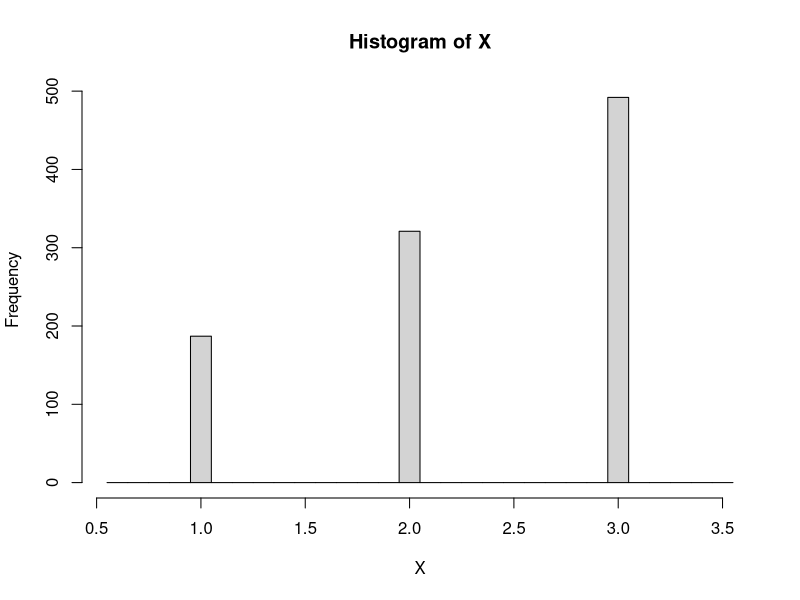
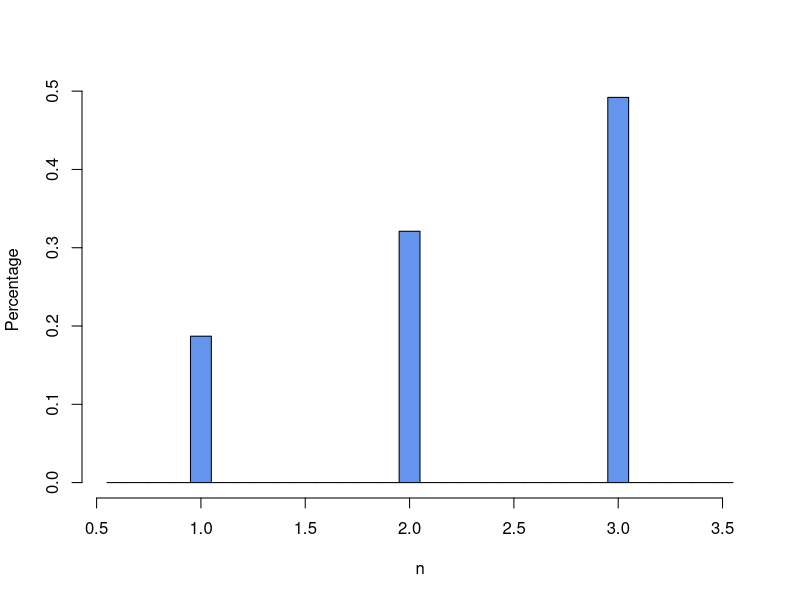

Write R code to recreate these figures, in order.
# This follows slide 10 where we define the cumulative distribution function
set.seed(69)

Discrete.Simulate <- function(F, size, ...) {
    # F - Cumulative distribution function
    # size - number of i.i.d. random variables to be simulated

    m <- 0
    U <- runif(size)
    X <- rep(NA, size)
    X[F(0, ...) >= U] <- 0

    while (any(F(m, ...) < U)) {
        m <- m + 1
        X[(F(m, ...) >= U) & (F(m - 1, ...) < U)] <- m
    }

    return(X)
}


# cumulative distribution function
F <- function(x) {
    return(0.2 * ((x >= 1) && (x < 2)) + 0.5 * ((x >= 2) && (x < 3)) + (x >= 3))
}

# draw 1000 i.i.d. random variables whose CDF is F
X <- Discrete.Simulate(F, 1000)


# histogram
h <- hist(X, breaks = seq(0.55, 3.55, 0.1))
h$density <- h$counts / 1000
plot(h,
    freq = FALSE, col = "cornflowerblue",
    main = "",
    xlab = "n", ylab = "Percentage"
)
